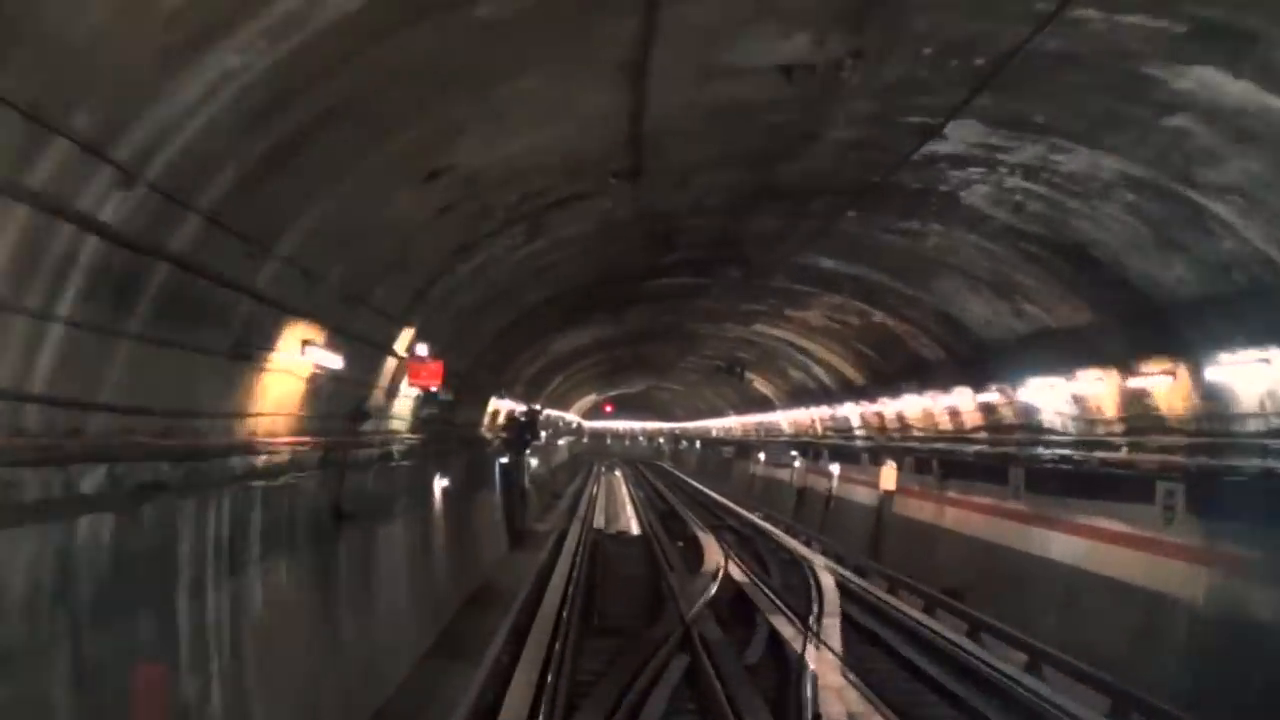
#> input picture frame 27 of PTI/src/util/input/m6_test.mp4, 1280 x 720 px, given in place of P1190079.MOV, which was not available
$ python line_sampling_registration_sensArrivee_60fps.py
#> lines starting #> are read from the running program, lines starting #| are printed output that depends on the picture; pictures that were not available may be replaced by others from this repository, and a replacement may not be noted
#> in creerMosaique, img is the input picture: shape (720, 1280, 3); mean B, G, R 50.4, 54.3, 61.4
import cv2
import numpy as np
from matplotlib import pyplot as plt

# Fonction permettant de tourner une image
def rotate_image(mat, angle):

#> called with angle = -90
    height, width = mat.shape[:2] # image shape has 3 dimensions
    image_center = (width/2, height/2) # getRotationMatrix2D needs coordinates in reverse order (width, height) compared to shape

    rotation_mat = cv2.getRotationMatrix2D(image_center, angle, 1.)

    # rotation calculates the cos and sin, taking absolutes of those.
    abs_cos = abs(rotation_mat[0,0])
    abs_sin = abs(rotation_mat[0,1])

    # find the new width and height bounds
    bound_w = int(height * abs_sin + width * abs_cos)
    bound_h = int(height * abs_cos + width * abs_sin)

    # subtract old image center (bringing image back to origo) and adding the new image center coordinates
    rotation_mat[0, 2] += bound_w/2 - image_center[0]
    rotation_mat[1, 2] += bound_h/2 - image_center[1]

    # rotate image with the new bounds and translated rotation matrix
    rotated_mat = cv2.warpAffine(mat, rotation_mat, (bound_w, bound_h))
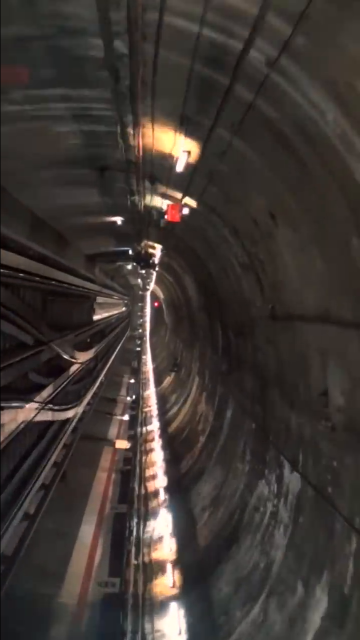
#> rotated_mat: shape (1280, 720, 3) (shown at 1/2 size); mean B, G, R 50.3, 54.3, 61.3
    return rotated_mat

# Fonction qui renvoit la position du point en haut a gauche de la ligne dans la nouvelle image
def rechercherLigneN_1DansN(delta_0,frame_count,video,video2,i,hauteur_min,hauteur_max,center,coefLargeurBande):
    # Initialisation
    delta = delta_0 - (i - 1) * delta_0 / frame_count
    top_left = [0,0]

    video2.set(cv2.CAP_PROP_POS_FRAMES, (i - 1))  # On cherche la ligne dans l'image (n+1).
    success_plus1, img = video2.read()

    if success_plus1:
        img = rotate_image(img,-90)
        img = img[int(hauteur_min):int(hauteur_max), :, :]
        line = img[:, (center - int(coefLargeurBande * delta / 2)):(center + int(coefLargeurBande * delta / 2)),:]  # On prend la ligne sur l'image (n-1).

        # Initialisation param
        success, img = video.read()  # On recupere l'image n. Objectif : chercher la meilleure correspondance avec la ligne (n-1).
        if success:
            img = rotate_image(img, -90)
            img = img[int(hauteur_min):int(hauteur_max), :, :]
            cv2.imwrite("Outputs//frame.jpg", img)
            img = cv2.imread("Outputs//frame.jpg", 0)
            cv2.imwrite("Outputs//template_temp.jpg", line)
            template = cv2.imread("Outputs//template_temp.jpg", 0)  # line.copy()

            try: # La lecture cv2 im read ne fonctionne pas sur une ou plusieurs frame a la fin.
                # Shape of image is accessed by img.shape.
                # It returns a tuple of number of rows, columns and channels (if image is color):
                # print img.shape
                # (342, 548, 3)
                # print("img = " + str(type(img)))
                w, h = template.shape[::-1]

                # Choix de la methode
                # All the 6 methods for comparison in a list
                # methods = ['cv.TM_CCOEFF', 'cv.TM_CCOEFF_NORMED', 'cv.TM_CCORR','cv.TM_CCORR_NORMED', 'cv.TM_SQDIFF', 'cv.TM_SQDIFF_NORMED']
                method = cv2.TM_CCORR_NORMED

                # Application du "template Matching"
                # Fait glisser l image du modele sur l image d'entree comme une convolution 2D
                # et compare le modele et le patch de l'image d'entree.
                res = cv2.matchTemplate(img, template, method)

                # Trouve ou sont les valeurs maximum / minimum.
                # Prenez le minimum ou maximum (selon methode) comme coin superieur gauche du rectangle.
                # Prenez (w, h) comme largeur et hauteur du rectangle.
                # Ce rectangle est la region du modele.
                min_val, max_val, min_loc, max_loc = cv2.minMaxLoc(res)

                # Si la methode est TM_SQDIFF ou TM_SQDIFF_NORMED, prendre le minimum comme coin superieur gauche du rectangle.
                if method in [cv2.TM_SQDIFF, cv2.TM_SQDIFF_NORMED]:
                    top_left = min_loc
                # Sinon prendre la maximum
                else:
                    top_left = max_loc

                # [11 lines of commented-out code are left out]
            except:
                print("Erreur lecture image pour correlation.")
        else:
            print("Erreur lecture video.")
    return top_left

# Definition de la prochaine ligne
def definirLigneAConcatener(img,hauteur_min,hauteur_max,coefLargeurBande,delta,top_left,sensArriveeAQuai):
    img = img[int(hauteur_min):int(hauteur_max), :, :]
    if sensArriveeAQuai == "QuaiADroite":
        debutBande = coefLargeurBande - 1
        debutBande = delta * debutBande / 2
        debutBande = top_left[0] + debutBande
        debutBande = int(debutBande)
        finBande = coefLargeurBande + 1
        finBande = delta * finBande / 2
        finBande = top_left[0] + finBande
        finBande = int(finBande)
        nextLine = img[:, debutBande:finBande, :]
    elif sensArriveeAQuai == "QuaiAGauche":
        debutBande = coefLargeurBande + 1
        debutBande = delta * debutBande / 2
        debutBande = top_left[0] + debutBande
        debutBande = int(debutBande)
        finBande = coefLargeurBande * delta
        finBande = top_left[0] + finBande
        finBande = int(finBande)
        nextLine = img[:, debutBande:finBande, :]
    return nextLine

def creerMosaique(cheminFichierEntree,cheminFichiersSortie,sensArriveeAQuai):

    #Lecture de la video
    video = cv2.VideoCapture(cheminFichierEntree)
    video2 = video

    # Affichage
    fps = video.get(cv2.CAP_PROP_FPS)
    print('Video fps : ' + str(fps))
    # ATTENTION ! Comme la video est prise en format portrait la largeur de l'image correspond a la hauteur de la video
    largeur = video.get(cv2.CAP_PROP_FRAME_HEIGHT)
    print('Largeur images : ' + str(largeur))
    hauteur = video.get(cv2.CAP_PROP_FRAME_WIDTH)
    print('Hauteur images : ' + str(hauteur))
    frame_count = video.get(cv2.CAP_PROP_FRAME_COUNT)
    print('Video frame count : ' + str(frame_count))

    # Initialisation de la fonction
    count = 0
    center = int(largeur / 2)
    offset = 0
    if sensArriveeAQuai == "QuaiADroite":
        hauteur_max = hauteur  # Ronge la partie du bas de l'image quand hauteur max augmente.
        hauteur_min = 0  # Ronge la partie du haut de l'image quand hauteur min augmente.
        delta_0 = 60.0
        coefLargeurBande = 4.5    # Doit etre compris entre 1 et 8.
                                # 1 car on realise une operation : coefLargeurBande - 1 qui doit etre strictement positive
                                # 1 aussi car on ne prend pas plus petit que la bande precedente.
                                # 8 car la largeur totale(1920)*ratio image_remplissage_noir(1/3)/delta(80) = 4
                                # au dela de 8, cela revient a la methode precedente sans covariance : prise de bande de lageur decroissante.
    elif sensArriveeAQuai == "QuaiAGauche":
        hauteur_max = hauteur  # Ronge la partie du bas de l'image quand hauteur max augmente.
        hauteur_min = 0  # Ronge la partie du haut de l'image quand hauteur min augmente.
        delta_0 = 0.6
        coefLargeurBande = 30
    else:  # Quai a gauche ou droite
        print("Erreur de choix de sensArriveeAQuai.")

    # Traitement image par image
    for i in range(int(frame_count)):
        if count > 0:
            top_left = rechercherLigneN_1DansN(delta_0,
                                               frame_count,
                                               video,
                                               video2,
                                               i,
                                               hauteur_min,
                                               hauteur_max,
                                               center,
                                               coefLargeurBande) # Recherche de la ligne (n-1) dans l'image n.

            success, img = video.read()
            if success:
                img = rotate_image(img, -90)
                nextLine = definirLigneAConcatener(img,
                                                   hauteur_min,
                                                   hauteur_max,
                                                   coefLargeurBande,
                                                   delta,
                                                   top_left,
                                                   sensArriveeAQuai)
            else:
                print("Erreur de lecture video.")

            # [8 lines of commented-out code are left out]

        else: # Traitement de la premiere image
            success, img = video.read()
            if success:
                img = rotate_image(img, -90)
                if sensArriveeAQuai == "QuaiADroite":
                    # Prendre toute la premiere moitie (DROITE) de l'image + delta
                    # Pas de ligne a rechercher dans l'image !
                    delta = delta_0 - i * delta_0 / frame_count
                    img = img[int(hauteur_min):int(hauteur_max), :, :]
                    nextLine = img[:, int(center - (delta / 2)):int(largeur), :] # int(largeur / 2.9) = offset pour supprimer la bande noire sur le cote
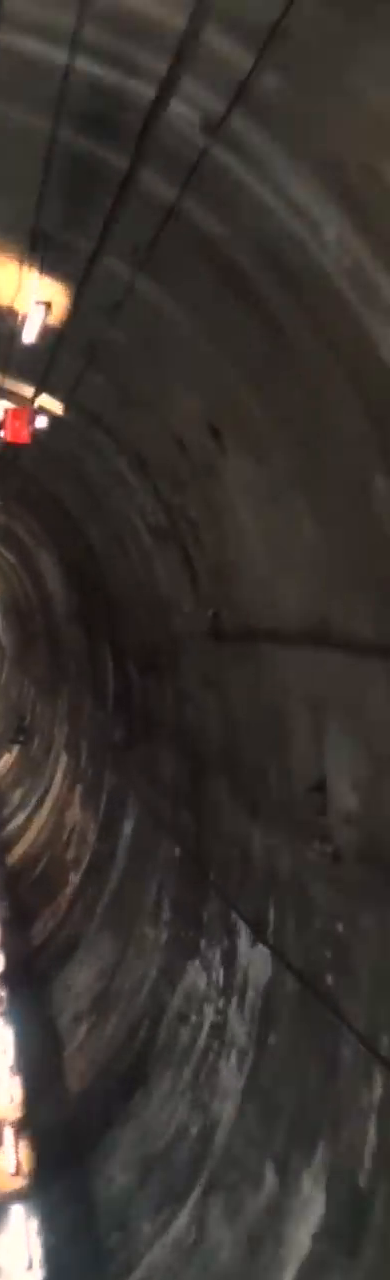
#> nextLine: shape (1280, 390, 3); mean B, G, R 47.9, 52.2, 58.1
                elif sensArriveeAQuai == "QuaiAGauche":
                    # Prendre toute la premiere moitie (GAUCHE) de l'image + delta
                    # Pas de ligne a rechercher dans l'image !
                    delta = delta_0 - i * delta_0 / frame_count
                    img = img[int(hauteur_min):int(hauteur_max), :, :]
                    nextLine = img[:, 0:int(center + (delta / 2)), :] # int(largeur / 2.9) = offset pour supprimer la bande noire sur le cote
            else:
                print("Erreur lecture Video.")
        # Concatenation
        if count > 0:
            if sensArriveeAQuai == "QuaiADroite":
                result = np.concatenate((nextLine, result), 1)
            elif sensArriveeAQuai == "QuaiAGauche":
                result = np.concatenate((result, nextLine), 1)
        else:
            result = nextLine
        count += 1
        # [5 lines of commented-out code are left out]
    cv2.imwrite(cheminFichiersSortie + ".png", result)

    result = cv2.blur(result,(4,4))
    # img_path = "Outputs/filtered_result.png"
    cv2.imwrite(cheminFichiersSortie + "_filtered.png", result)


    print("Image saved.")

    return result

# ---------------------------------------------------------------------------------------------------------------------
# Debut du programme execute
# ---------------------------------------------------------------------------------------------------------------------

NomsVideosQuaiADroite = ["P1190070",
                         "P1190072",
                         "P1190073",
                         "P1190074",
                         "P1190075",
                         "P1190076",
                         "P1190077",
                         "P1190078",
                         "P1190079",
                         "P1190080",
                         "P1190081",
                         "P1190082",
                         "P1190083",
                         "P1190084",
                         "P1190085"]
#              "T4_HFV_LyceeColbert" "T4_HFV_JetDEauMendesFrance" = Videos ratees

NomsVideosQuaiAGauche = ["01-garevaise1",
                         "03-gorgeloup1",
                         "03-gorgeloup2",
                         "04-vieuxlyon1",
                         "04-vieuxlyon2",
                         "06-guillotiere1",
                         "06-guillotiere2",
                         "07-saxegambetta1",
                         "07-saxegambetta2",
                         "08-garibaldi1",
                         "08-garibaldi2",
                         "09-sanssouci1",
                         "09-sanssouci2",
                         "10-monplaisir1",
                         "10-monplaisir2",
                         "12-laennec1",
                         "12-laennec2",
                         "13-mermoz1",
                         "13-mermoz2",
                         "14-parilly1",
                         "14-parilly2",
                         "15-garevenissieux"]

sensArriveeAQuai = "QuaiADroite"
for it_video in range(8,15):    # 32.5 minutes pour 11 videos
    nomVideo = NomsVideosQuaiADroite[it_video]
    print("Debut analyse de la video : " + nomVideo)
    cheminFichierEntree = "Inputs//QuaiADroite//" + nomVideo + ".MOV"
    cheminFichiersSortie = "Outputs//" + nomVideo
    mon_image = creerMosaique(cheminFichierEntree,cheminFichiersSortie,sensArriveeAQuai)

sensArriveeAQuai = "QuaiAGauche"
for it_video in range(0,0):    # 32.5 minutes pour 11 videos
    nomVideo = NomsVideosQuaiAGauche[it_video]
    print("Debut analyse de la video : " + nomVideo)
    cheminFichierEntree = "Inputs//QuaiAGauche//" + nomVideo + ".mp4"
    cheminFichiersSortie = "Outputs//" + nomVideo
    mon_image = creerMosaique(cheminFichierEntree,cheminFichiersSortie,sensArriveeAQuai)

print("Done.")

$ run again, starting later in the video
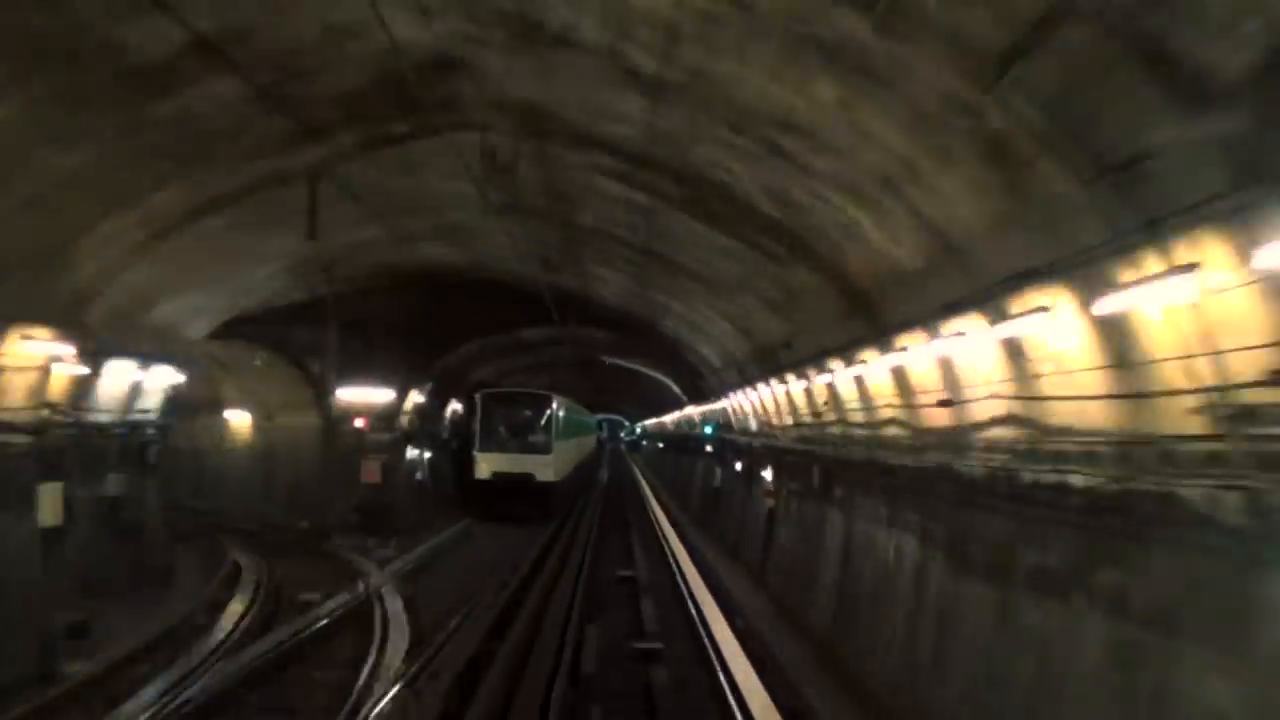
#> input picture frame 124 of PTI/src/util/input/m6_test.mp4, 1280 x 720 px, given in place of P1190079.MOV, which was not available
#> in creerMosaique, img is the input picture: shape (720, 1280, 3); mean B, G, R 39.9, 52.1, 58.8
#> in rotate_image, `rotated_mat = cv2.warpAffine(mat, rotation_mat, (bound_w, bound_h))`:
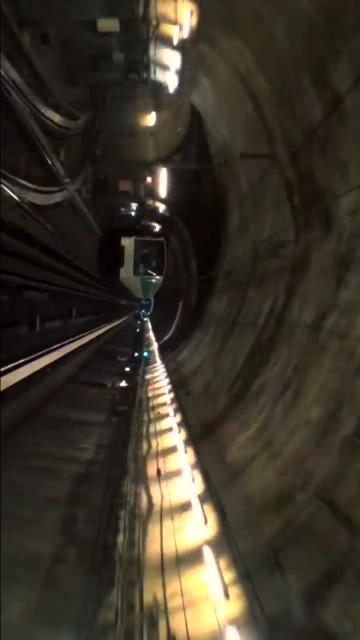
#> rotated_mat: shape (1280, 720, 3) (shown at 1/2 size); mean B, G, R 39.9, 52, 58.8
#> in creerMosaique, `nextLine = img[:, int(center - (delta / 2)):int(largeur), :]`:
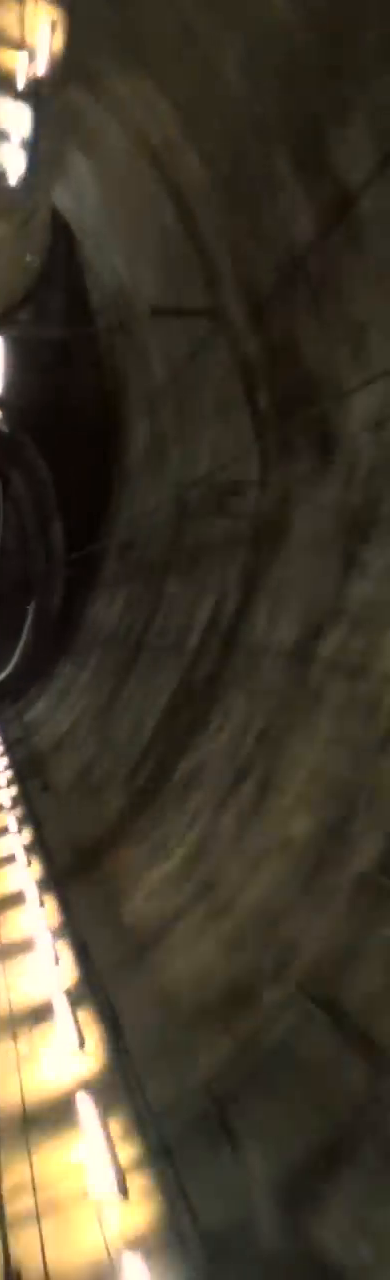
#> nextLine: shape (1280, 390, 3); mean B, G, R 45.1, 60.7, 68.2

$ run again, starting later in the video
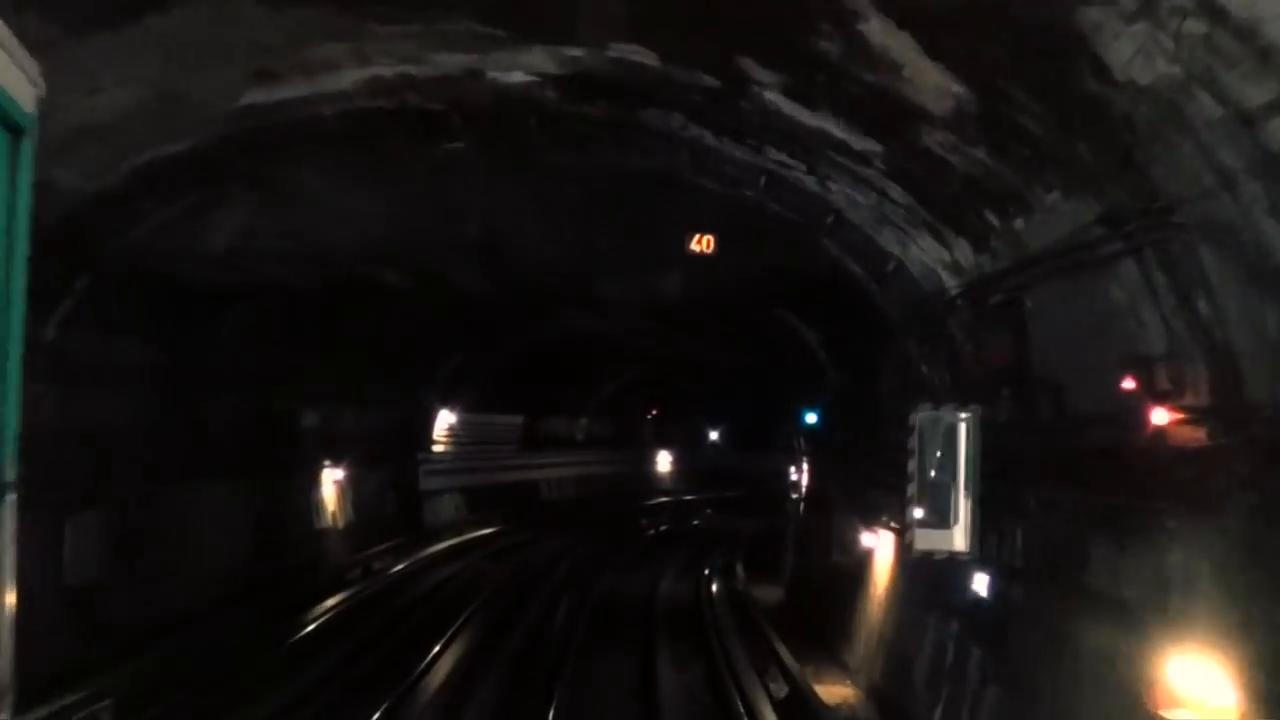
#> input picture frame 221 of PTI/src/util/input/m6_test.mp4, 1280 x 720 px, given in place of P1190079.MOV, which was not available
#> in creerMosaique, img is the input picture: shape (720, 1280, 3); mean B, G, R 19.8, 21.3, 23.8
#> in rotate_image, `rotated_mat = cv2.warpAffine(mat, rotation_mat, (bound_w, bound_h))`:
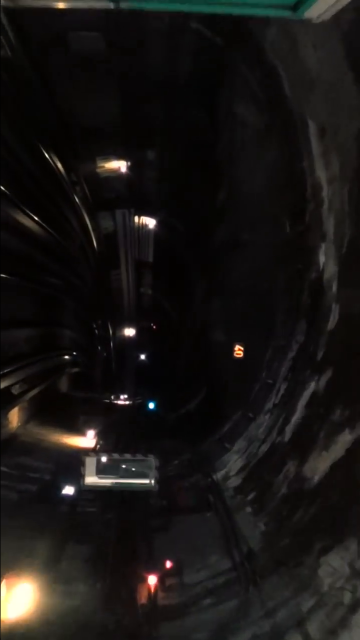
#> rotated_mat: shape (1280, 720, 3) (shown at 1/2 size); mean B, G, R 19.7, 21.3, 23.8
#> in creerMosaique, `nextLine = img[:, int(center - (delta / 2)):int(largeur), :]`:
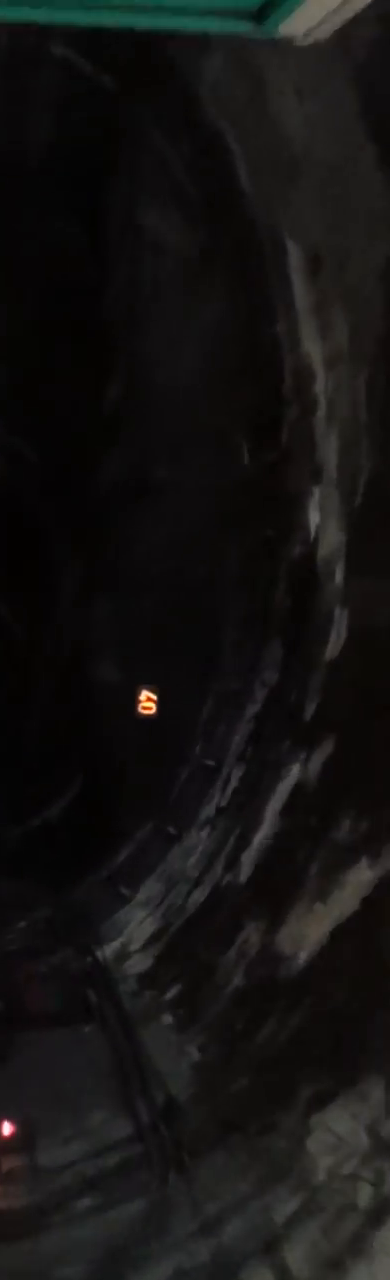
#> nextLine: shape (1280, 390, 3); mean B, G, R 18.4, 19.1, 20.3
